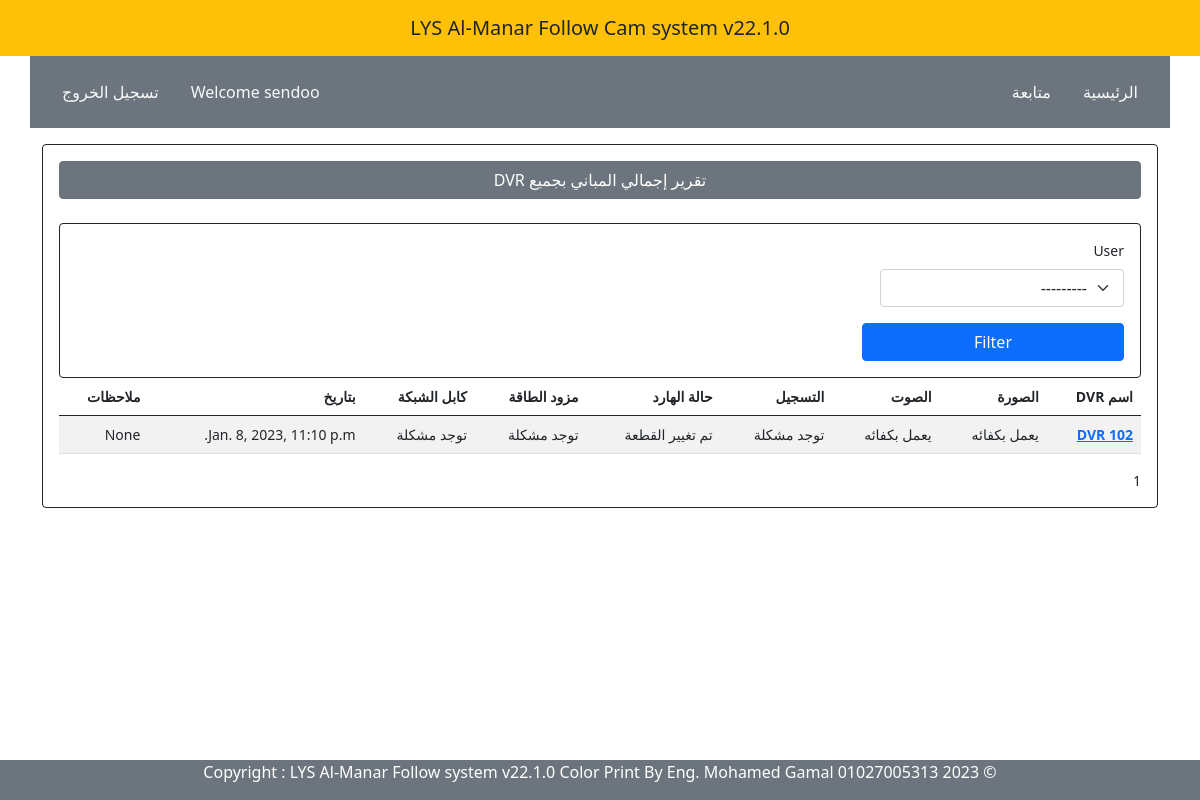
The app's page /follow/follow_results/ (signed in), older data.
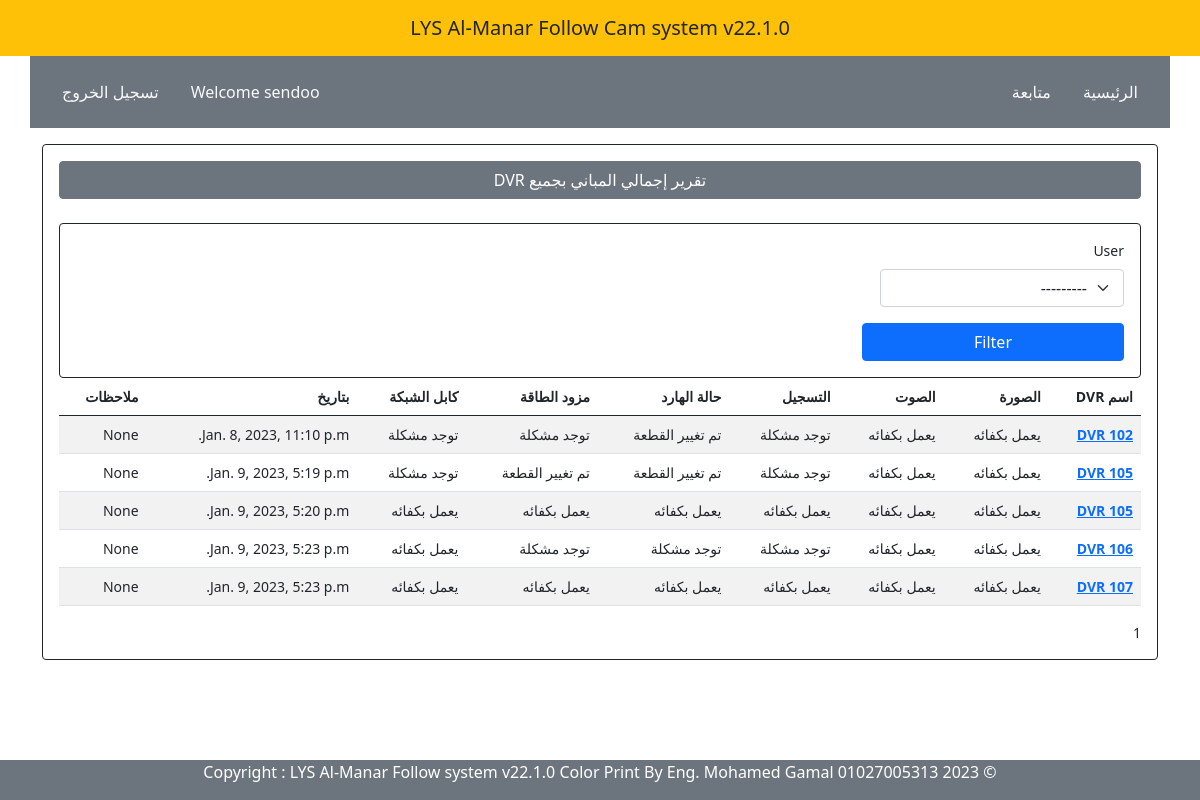
The same page, newer data.
### follow/models.py (models this page shows, shortened)
class Follow(models.Model):
    dvr             = models.ForeignKey(Add_DVR, on_delete=models.CASCADE )
    images          = models.CharField(choices=FOLLOW, max_length=30, null=True, blank=True)
    mic             = models.CharField(choices=FOLLOW, max_length=30, null=True, blank=True)
    record          = models.CharField(choices=FOLLOW, max_length=30, null=True, blank=True)
    hdd             = models.CharField(choices=FOLLOW, max_length=30, null=True, blank=True)
    power           = models.CharField(choices=FOLLOW, max_length=30, null=True, blank=True)
    lan             = models.CharField(choices=FOLLOW, max_length=30, null=True, blank=True)
    created_at      = models.DateTimeField(auto_now_add=True, null=True, blank=True )
    notes           = models.CharField(max_length=500, null=True, blank=True)
    user            = models.ForeignKey(User, on_delete=models.CASCADE, null=True)

class Add_DVR(models.Model):
    name            = models.CharField(max_length=30, null=True, blank=True)
    floor           = models.CharField(max_length=30, null=True, blank=True)
    ips             = models.CharField(max_length=30, null=True, blank=True)
    ports           = models.CharField(max_length=30, null=True, blank=True)
    build           = models.ForeignKey('Building',on_delete=models.CASCADE)
    def __str__(self):
        if not self.name:
            return ""
        return str(self.name)

### follow/views.py (the view)
# urls.py: path('follow_results/', views.follow_results , name='follow_results'),
@login_required(login_url='user-login')
@cache_control(no_cache=True, must_revalidate=True, no_store=True)
def follow_results(request):
    end_date = datetime.now()
    start_date = end_date - timedelta(days=30)
    follow_results = Follow.objects.filter(created_at__range=[start_date, end_date])
    if request.method == 'GET':
        form = FollowFilterForm(request.GET)
        if form.is_valid():
            user = form.cleaned_data['user']
            if user:
                follow_results = follow_results.filter(user=user)
    else:
        form = FollowFilterForm()
    paginator = Paginator(follow_results, 10)
    page = request.GET.get('page')
    try:
        follow_results = paginator.page(page)
    except PageNotAnInteger:
        follow_results = paginator.page(1)
    except EmptyPage:
        follow_results = paginator.page(paginator.num_pages)
    context = {
        'form': form,
        'follow_results': follow_results
    }
    return render(request, 'follow/follow_results.html', context)

### follow/forms.py
class FollowFilterForm(forms.Form):
    class Meta:
        model       = Follow
    user = forms.ModelChoiceField(queryset=User.objects.all(), required=False)

### templates/follow/follow_results.html (shortened to what this page needs)
{% extends 'parties/base.html' %}
{% load crispy_forms_tags %}
{% block content %}
<div class="container mt-3" style='width: 95%; font-size: 14px'>
  <div class="card border-dark p-3">
    <span class="btn btn-secondary mb-4" style="cursor: default">
      تقرير إجمالي المباني بجميع DVR
    </span>
    <div class="card border-dark p-3">
    <form method="get" action="{% url 'follow_results' %}">
      <div class="row">
        <div class="col-3">{{ form.user|as_crispy_field }}</div>
      </div>
      <button type="submit" class="btn btn-primary col-3">Filter</button>
    </form>
    </div>
  <table class="table table-striped table-hover">
    <thead>
      <tr>
        <th scope="col">اسم DVR</th>
        <th scope="col">الصورة </th>
        <th scope="col">الصوت</th>
        <th scope="col">التسجيل</th>
        <th scope="col">حالة الهارد</th>
        <th scope="col">مزود الطاقة</th>
        <th scope="col">كابل الشبكة</th>
        <th scope="col">بتاريخ</th>
        <th scope="col">ملاحظات</th>
      </tr>
    </thead>
    <tbody class="table-group-divider">
        {% for add in follow_results %}
      <tr>
        <th scope="row"><a href="{% url 'about_dvr' add.pk %}">{{ add.dvr }}</a></th>
        <td>{{ add.images }}</td>
        <td>{{ add.mic }}</td>
        <td>{{ add.record }}</td>
        <td>{{ add.hdd }}</td>
        <td>{{ add.power }}</td>
        <td>{{ add.lan }}</td>
        <td>{{ add.created_at }}</td>
        <td>{{ add.notes }}</td>
        {% endfor %}
      </tr>
    </tbody>
  </table>
{% for page in follow_results.paginator.page_range %}
  {% if page == follow_results.number %}
    {{ page }}
  {% else %}
    <a href="?page={{ page }}">{{ page }}</a>
  {% endif %}
{% endfor %}
</div>
</div>
<br >
<br >
<br >
<br >
{% endblock content %}

### templates/parties/base.html (shortened to what this page needs)
{% load static %}
<!DOCTYPE html>
<html lang="en" dir='RTL'>
<head>
    <link href="https://cdn.jsdelivr.net/npm/bootstrap@5.0.2/dist/css/bootstrap.min.css" rel="stylesheet">
    <link rel="stylesheet" href="https://use.fontawesome.com/releases/v5.15.4/css/all.css">
    <link rel="stylesheet" href="https://cdn.jsdelivr.net/npm/bootstrap-icons@1.9.1/font/bootstrap-icons.css">
</head>
<body>
  {% if user.is_authenticated and user.is_staff and user.is_superuser %}
    {% include "parties/topnavadmin.html" %}
  {% else %}
    {% include "parties/topnav.html" %}
  {% endif %}
    {% block content %} {% endblock content %}
</body>
</html>
  {% include "parties/footer.html" %}

### templates/parties/topnav.html
<div class="wrapper">
    <header>
      <nav  class="navbar navbar-expand-lg navbar-dark navbar-sm {% block navbar %} bg-warning {% endblock %}">
        <a class="navbar-brand flex-grow-1 text-center small-title text-dark" style="color: #fff; left: 50%; transform: translateX(-50%); position: relative;">
           LYS Al-Manar Follow Cam system v22.1.0
        </a>
      </nav>
    </header>
    {% if user.is_authenticated %}
    <div class="container d-flex  bg-secondary mb-3 p-3">
      <div class="d-flex "><a class="nav-link active  link-light" aria-current="page" href="{% url 'home' %}">الرئيسية</a></div>
      <div class="d-flex ms-auto"><a class="nav-link  link-light" href="{% url 'follow_dvr' %}">متابعة </a></div>
      <div class="d-flex "><a class="nav-link  link-light"> Welcome {{ user.username }}</a></div>
      <div class="d-flex "><a class="nav-link  link-light" href="{% url 'user-logout' %}"> تسجيل الخروج</a></div>
    {% else %}
      <div class="d-flex "><a class="nav-link  link-light" href="{% url 'user-login' %}"> تسجيل الدخول</a></div>
    {% endif %}
    </div>

### templates/parties/footer.html
{% load static %}{% block content %}
<footer class="page-footer center-on-small-only pt-0 mt-5 fixed-bottom">
<div class="bottom section-padding bg-secondary">
    <div class="container">
        <div class="row">
            <div class="col-md-12 text-center text-white">
                <div class="copyright">
                  <p>  &copy; {% now "Y" %} Copyright : LYS Al-Manar Follow system v22.1.0 Color Print By Eng. Mohamed Gamal 01027005313 </p>
                </div>
            </div>
        </div>
    </div>
</div>
</footer>
{% endblock content %}

Row changes from the older to the newer data that the page shows:
added Follow: dvr "DVR 105", images "يعمل بكفائه", mic "يعمل بكفائه", record "توجد مشكلة", hdd "تم تغيير القطعة", power "تم تغيير القطعة", lan "توجد مشكلة", created_at "Jan. 9, 2023, 5:19 p.m.", notes "None"
added Follow: dvr "DVR 105", images "يعمل بكفائه", mic "يعمل بكفائه", record "يعمل بكفائه", hdd "يعمل بكفائه", power "يعمل بكفائه", lan "يعمل بكفائه", created_at "Jan. 9, 2023, 5:20 p.m.", notes "None"
added Follow: dvr "DVR 106", images "يعمل بكفائه", mic "يعمل بكفائه", record "توجد مشكلة", hdd "توجد مشكلة", power "توجد مشكلة", lan "يعمل بكفائه", created_at "Jan. 9, 2023, 5:23 p.m.", notes "None"
added Follow: dvr "DVR 107", images "يعمل بكفائه", mic "يعمل بكفائه", record "يعمل بكفائه", hdd "يعمل بكفائه", power "يعمل بكفائه", lan "يعمل بكفائه", created_at "Jan. 9, 2023, 5:23 p.m.", notes "None"
